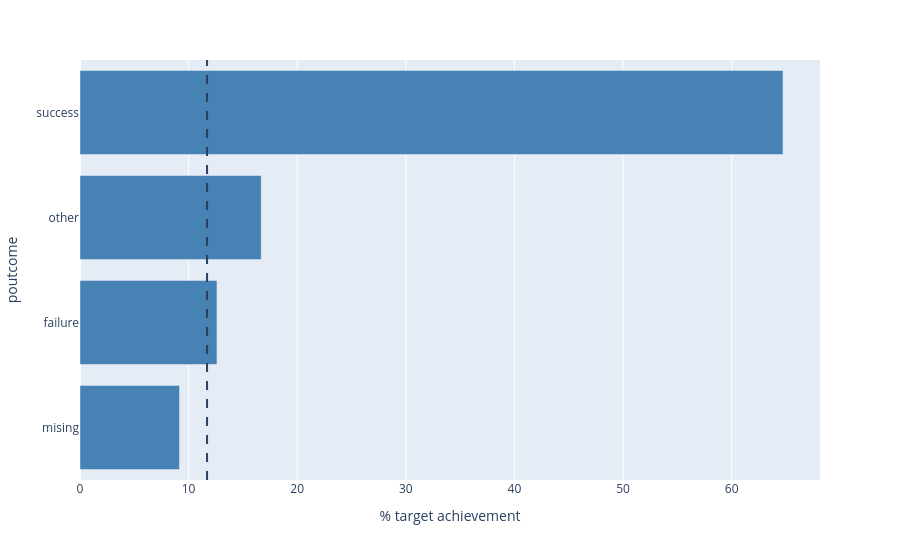

The code cell stored with this chart in its notebook:
### Markdown cell above
Poutcome & Target

### Code cell
col5 = "poutcome"

temp_table5 = df.assign(
    categories5=df[col5].fillna("mising"),
    target=(df["y"] == "yes") * 100
)

rate5 = temp_table5.groupby("categories5")["target"].agg(mean_5="mean", n5="count").sort_values(by="mean_5").reset_index()

global_rate = (df["y"] == "yes").mean() * 100

fig8 = px.bar(
    data_frame=rate5,
    x="mean_5",
    y="categories5",
    orientation="h",
    hover_data=["n5"]
)
fig8.update_traces(marker=dict(color="steelblue"))
fig8.add_vline(x=global_rate, line_dash="dash")
fig8.update_layout(xaxis_title="% target achievement", yaxis_title=col5)
fig8.show()

### Figure 1 — Plotly figure (JSON) as saved in the notebook; plotly's stock layout.template omitted (floating-point values rounded to 4 significant figures)
{"data": [{"customdata": [[36959], [4901], [1840], [1511]], "hovertemplate": "mean_5=%{x}<br>categories5=%{y}<br>n5=%{customdata[0]}<extra></extra>", "legendgroup": "", "marker": {"color": "steelblue", "pattern": {"shape": ""}}, "name": "", "orientation": "h", "showlegend": false, "textposition": "auto", "type": "bar", "x": [9.162, 12.61, 16.68, 64.73], "xaxis": "x", "y": ["mising", "failure", "other", "success"], "yaxis": "y"}], "layout": {"barmode": "relative", "legend": {"tracegroupgap": 0}, "margin": {"t": 60}, "shapes": [{"line": {"dash": "dash"}, "type": "line", "x0": 11.7, "x1": 11.7, "xref": "x", "y0": 0, "y1": 1, "yref": "y domain"}], "xaxis": {"anchor": "y", "domain": [0, 1], "title": {"text": "% target achievement"}}, "yaxis": {"anchor": "x", "domain": [0, 1], "title": {"text": "poutcome"}}}}
